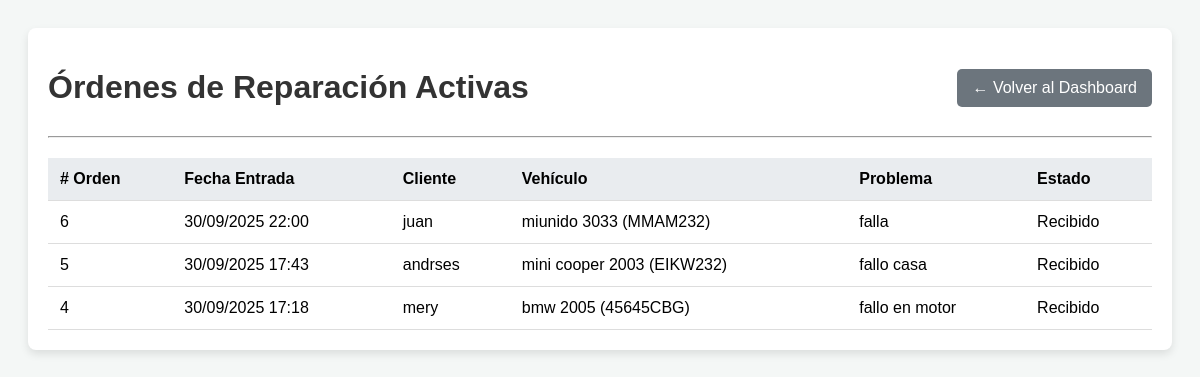
/ordenes/, run on an earlier commit of the app's database.
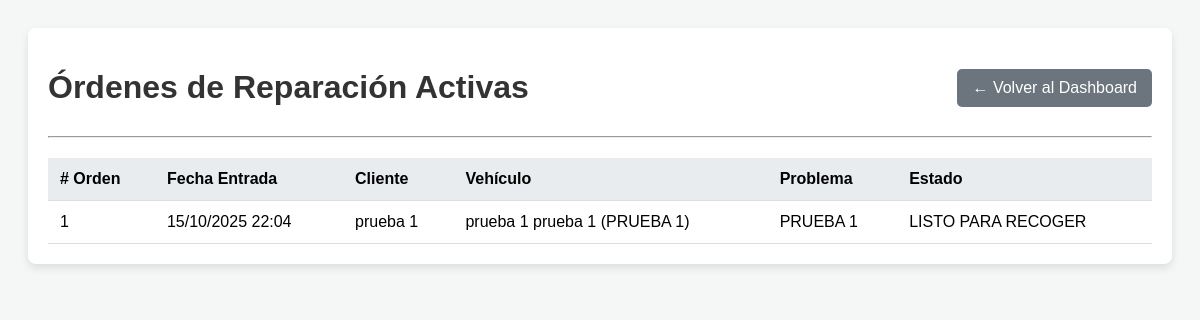
And on a later commit of the database.
### taller/models.py (models this page shows, shortened)
class OrdenDeReparacion(models.Model):
    cliente = models.ForeignKey(Cliente, on_delete=models.CASCADE)
    vehiculo = models.ForeignKey(Vehiculo, on_delete=models.CASCADE)
    fecha_entrada = models.DateTimeField(auto_now_add=True)
    problema = models.TextField()
    ESTADO_CHOICES = [
        ('Recibido', 'Recibido'),
        ('En Diagnostico', 'En Diagnóstico'),
        ('Esperando Piezas', 'Esperando Piezas'),
        ('En Reparacion', 'En Reparación'),
        ('Listo para Recoger', 'Listo para Recoger'),
        ('Entregado', 'Entregado'),
    ]
    estado = models.CharField(max_length=20, choices=ESTADO_CHOICES, default='Recibido')

class Cliente(models.Model):
    nombre = models.CharField(max_length=100)
    telefono = models.CharField(max_length=20, unique=True)

class Vehiculo(models.Model):
    matricula = models.CharField(max_length=20, unique=True)
    marca = models.CharField(max_length=50)
    modelo = models.CharField(max_length=50)
    kilometraje = models.IntegerField(default=0)
    cliente = models.ForeignKey(Cliente, on_delete=models.CASCADE)
    def __str__(self):
        return f"{self.marca} {self.modelo} ({self.matricula})"

### taller/views.py (the view)
# urls.py: path('ordenes/', views.lista_ordenes, name='lista_ordenes'),
def lista_ordenes(request):
    ordenes_activas = OrdenDeReparacion.objects.exclude(estado='Entregado').order_by('-fecha_entrada')
    context = {
        'ordenes': ordenes_activas,
    }
    return render(request, 'taller/lista_ordenes.html', context)

### taller/templates/taller/lista_ordenes.html (shortened to what this page needs)
<!DOCTYPE html>
<html lang="es">
<head>
</head>
<body>
    <div class="container">
        <div class="header">
            <h1>Órdenes de Reparación Activas</h1>
            <a href="{% url 'home' %}" class="back-btn">← Volver al Dashboard</a>
        </div>
        <hr>
        <table class="order-table">
            <thead>
                <tr>
                    <th># Orden</th>
                    <th>Fecha Entrada</th>
                    <th>Cliente</th>
                    <th>Vehículo</th>
                    <th>Problema</th>
                    <th>Estado</th>
                </tr>
            </thead>
            <tbody>
                {% for orden in ordenes %}
                    <tr data-url="{% url 'detalle_orden' orden.id %}">
                        <td>{{ orden.id }}</td>
                        <td>{{ orden.fecha_entrada|date:"d/m/Y H:i" }}</td>
                        <td>{{ orden.cliente.nombre }}</td>
                        <td>{{ orden.vehiculo }}</td>
                        <td>{{ orden.problema }}</td>
                        <td>{{ orden.estado }}</td>
                    </tr>
                {% empty %}
                    <tr>
                        <td colspan="6" style="text-align: center; padding: 20px;">¡No hay trabajos pendientes!</td>
                    </tr>
                {% endfor %}
            </tbody>
        </table>
    </div>
</body>
</html>

What changed in the data, as far as the page shows it:
removed OrdenDeReparacion: id "6", fecha_entrada "30/09/2025 22:00", cliente.nombre "juan", vehiculo "miunido 3033 (MMAM232)", problema "falla", estado "Recibido"
removed OrdenDeReparacion: id "5", fecha_entrada "30/09/2025 17:43", cliente.nombre "andrses", vehiculo "mini cooper 2003 (EIKW232)", problema "fallo casa", estado "Recibido"
removed OrdenDeReparacion: id "4", fecha_entrada "30/09/2025 17:18", cliente.nombre "mery", vehiculo "bmw 2005 (45645CBG)", problema "fallo en motor", estado "Recibido"
now on this page (row edited): OrdenDeReparacion: id "1", fecha_entrada "15/10/2025 22:04", cliente.nombre "prueba 1", vehiculo "prueba 1 prueba 1 (PRUEBA 1)", problema "PRUEBA 1", estado "LISTO PARA RECOGER"
